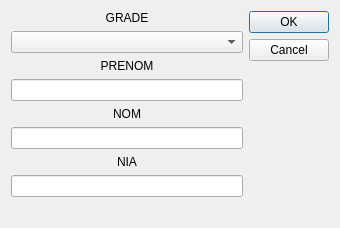
<?xml version="1.0" encoding="UTF-8"?>
<ui version="4.0">
    <class>Dialog</class>
    <widget class="QDialog" name="Dialog">
        <property name="geometry">
            <rect>
                <x>0</x>
                <y>0</y>
                <width>340</width>
                <height>203</height>
            </rect>
        </property>
        <property name="windowTitle">
            <string>Entrer Nouveau Pilote</string>
        </property>
        <layout class="QGridLayout" name="gridLayout">
            <item row="0" column="1">
                <widget class="QDialogButtonBox" name="buttonBox">
                    <property name="orientation">
                        <enum>Qt::Vertical</enum>
                    </property>
                    <property name="standardButtons">
                        <set>QDialogButtonBox::Cancel|QDialogButtonBox::Ok</set>
                    </property>
                </widget>
            </item>
            <item row="1" column="1">
                <spacer name="verticalSpacer">
                    <property name="orientation">
                        <enum>Qt::Vertical</enum>
                    </property>
                    <property name="sizeHint" stdset="0">
                        <size>
                            <width>20</width>
                            <height>118</height>
                        </size>
                    </property>
                </spacer>
            </item>
            <item row="0" column="0" rowspan="2">
                <layout class="QVBoxLayout" name="verticalLayout">
                    <item>
                        <widget class="QLabel" name="label_grade">
                            <property name="text">
                                <string>GRADE</string>
                            </property>
                            <property name="alignment">
                                <set>Qt::AlignCenter</set>
                            </property>
                            <property name="buddy">
                                <cstring>comboBox_rank</cstring>
                            </property>
                        </widget>
                    </item>
                    <item>
                        <widget class="QComboBox" name="comboBox_rank"/>
                    </item>
                    <item>
                        <widget class="QLabel" name="label_prenom">
                            <property name="text">
                                <string>PRENOM</string>
                            </property>
                            <property name="alignment">
                                <set>Qt::AlignCenter</set>
                            </property>
                            <property name="buddy">
                                <cstring>lineEdit_prenom</cstring>
                            </property>
                        </widget>
                    </item>
                    <item>
                        <widget class="QLineEdit" name="lineEdit_prenom"/>
                    </item>
                    <item>
                        <widget class="QLabel" name="label_nom">
                            <property name="text">
                                <string>NOM</string>
                            </property>
                            <property name="alignment">
                                <set>Qt::AlignCenter</set>
                            </property>
                            <property name="buddy">
                                <cstring>lineEdit_nom</cstring>
                            </property>
                        </widget>
                    </item>
                    <item>
                        <widget class="QLineEdit" name="lineEdit_nom"/>
                    </item>
                    <item>
                        <widget class="QLabel" name="label_nia">
                            <property name="text">
                                <string>NIA</string>
                            </property>
                            <property name="alignment">
                                <set>Qt::AlignCenter</set>
                            </property>
                            <property name="buddy">
                                <cstring>lineEdit_nia</cstring>
                            </property>
                        </widget>
                    </item>
                    <item>
                        <widget class="QLineEdit" name="lineEdit_nia"/>
                    </item>
                </layout>
            </item>
            <item row="2" column="0">
                <spacer name="horizontalSpacer">
                    <property name="orientation">
                        <enum>Qt::Horizontal</enum>
                    </property>
                    <property name="sizeHint" stdset="0">
                        <size>
                            <width>40</width>
                            <height>20</height>
                        </size>
                    </property>
                </spacer>
            </item>
        </layout>
    </widget>
    <resources/>
    <connections/>
</ui>
